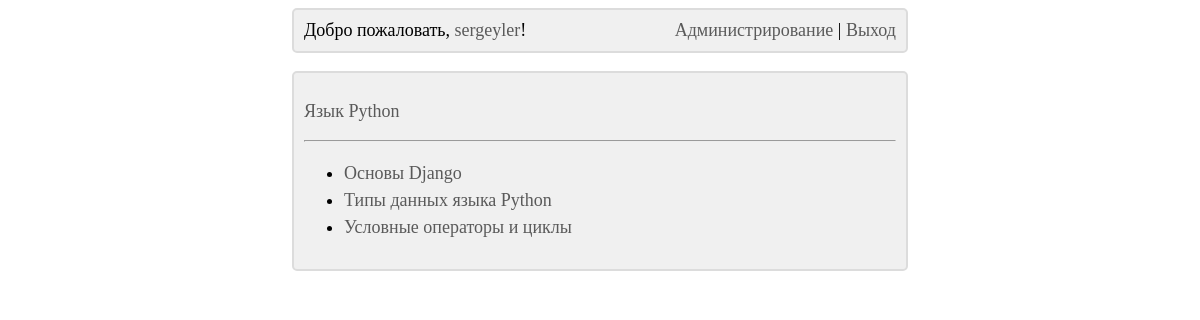
Screenshot of /main/4/ (signed in) with the database file from the repository.
### main/models.py (models this page shows)
class TestGroup(models.Model):
    title = models.CharField(max_length=200, unique=True, null=False, blank=False, verbose_name='Группа тестов')
    def __str__(self):
        return self.title
    class Meta:
        verbose_name = 'Группа тестов'
        verbose_name_plural = 'Группы тестов'
        ordering = ['title']

class Test(models.Model):
    title = models.CharField(max_length=200, unique=False, null=False, blank=False, verbose_name='Название теста')
    test_group = models.ForeignKey(TestGroup, on_delete=models.CASCADE, null=False, blank=False,
                                   verbose_name='Группа тестов')
    def __str__(self):
        return self.title
    class Meta:
        verbose_name = 'Тест'
        verbose_name_plural = 'Тесты'
        ordering = ['title']

### main/views.py (the view)
# urls.py: path('<int:test_group_id>/', test_list, name='test_list'),
def test_list(request, test_group_id):
    selected_group = TestGroup.objects.get(pk=test_group_id)
    tests = Test.objects.filter(test_group=selected_group)
    context = {'tests': tests, 'selected_group': selected_group}
    return render(request, 'main/test_list.html', context)

### main/templates/main/test_list.html
{% extends 'layout/basic.html' %}
{% block content %}
    <div class="basic_block">
        <p>
            <a href="{% url 'main:index' %}" title="К выбору тем">{{ selected_group }}</a>
        </p>
        <hr>
        {% if tests %}
            <ul>
                {% for test in tests %}
                    <li>
                        <a href="{% url 'main:test_page' test_group_id=selected_group.pk test_id=test.pk %}">
                            {{ test }}
                        </a>
                    </li>
                {% endfor %}
            </ul>
        {% else %}
            <div class="block_with_margin">
                Извините, но тестов по данной теме на сайте нет...
            </div>
        {% endif %}
    </div>
{% endblock %}

### main/templates/layout/basic.html (shortened to what this page needs)
{% load static %}
<!DOCTYPE html>
<html lang="ru">
<head>
    <link rel="stylesheet" type="text/css" href="{% static 'main/style.css' %}">
</head>
<body>
{% block header %}
    <div class="basic_block">
        <div id="left_block">
            {% if user.is_authenticated %}
                Добро пожаловать,
                <a href="{% url 'main:statistic_page' %}">{{ user }}</a>!
            {% else %}
                <a href="{% url 'main:login' %}">Войти</a>
                или
                <a href="{% url 'main:register_user' %}">зарегистрироваться</a>
            {% endif %}
        </div>
        <div id="right_block">
            {% if user.is_authenticated %}
                {% if user.is_superuser %}
                    <a href="/admin/">Администрирование</a> |
                {% endif %}
                <a href="{% url 'main:logout' %}">Выход</a>
            {% endif %}
        </div>
    </div>
    <br>
{% endblock %}
{% block content %}
{% endblock %}
</body>
</html>

### main/static/main/style.css (style rules this page uses)
.basic_block { font-size: large; background-color: RGB(240, 240, 240); border: 2px solid RGB(220, 220, 220); border-radius: 5px; padding: 10px; margin-left: auto; margin-right: auto; width: 50%; overflow: hidden; }
div#left_block { float: left; }
div#right_block { float: right; }
a { color: RGB(90, 90, 90); text-decoration: none; }
li { padding-top: 3px; padding-bottom: 3px;; }

### rows the page displays
TestGroup: title "Язык Python"
Test: title "Основы Django"
Test: title "Типы данных языка Python"
Test: title "Условные операторы и циклы"

### other values shown
{{ user }} "sergeyler"
